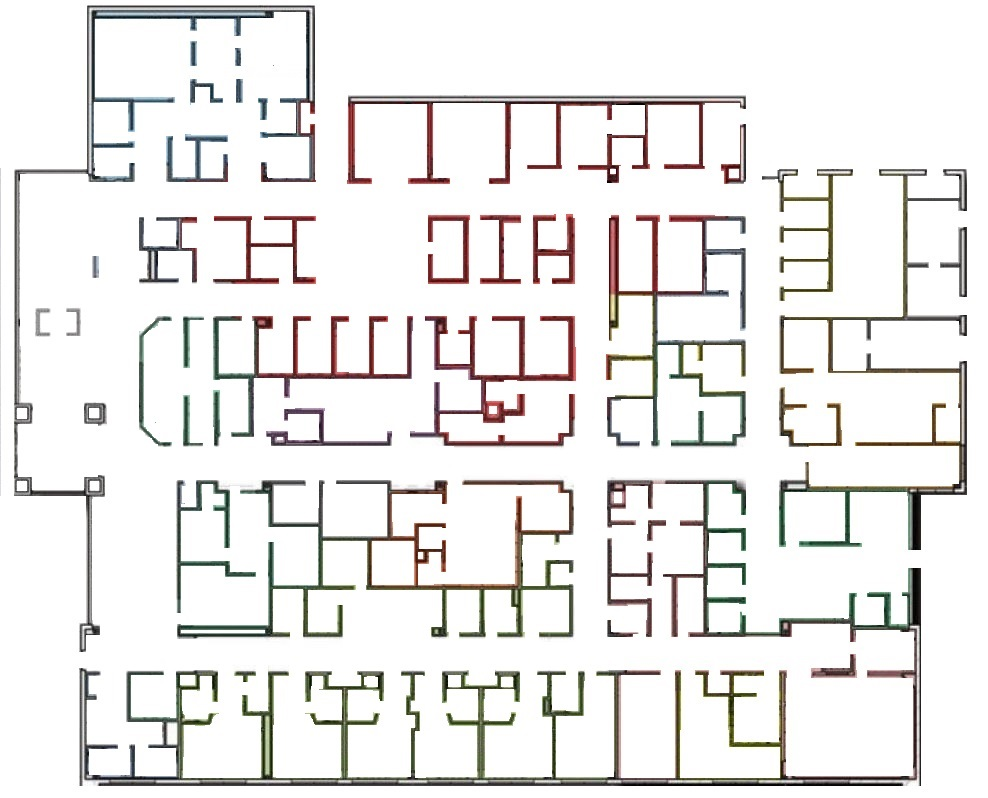
#> input picture photo.jpg, 988 x 798 px
$ python map.py
#> lines starting #> are read from the running program, lines starting #| are printed output that depends on the picture; after the words box and inside, x2 and y2 are one past the last pixel; in counts of white or black regions, pixels touching at a corner belong together
# Adrienne Loc and Parisa Aghazadeh
# CSC 362: Artificial Intelligence
# May 7, 2024
# Final project: Explore the differences between the A* algorithm and Dijkstra
#                algorithm by simulating a nurse robot that has to draw paths
#                to different wards


import cv2
import numpy as np
import tkinter as tk


# Load and process the image
image_path = './photo.jpg'
image = cv2.imread(image_path, cv2.IMREAD_GRAYSCALE)
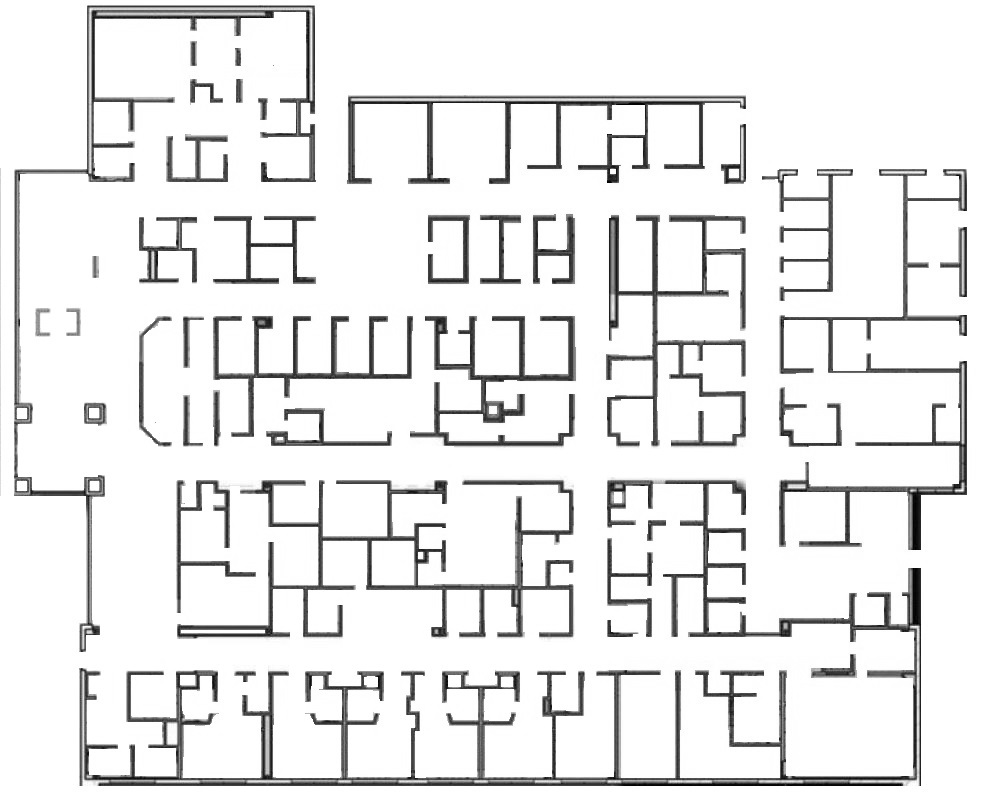
#> image: shape (798, 988); min 0, max 255, mean 233.4
resized_image = cv2.resize(image, (0, 0), fx=1 / 4, fy=1 / 4)
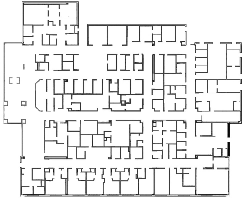
#> resized_image: shape (200, 247); min 4, max 255, mean 233.6
_, bin_image = cv2.threshold(resized_image, 230, 255, cv2.THRESH_BINARY_INV)
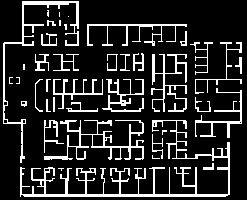
#> bin_image: shape (200, 247); 15.7% white in thin lines or dots
bin_image[bin_image == 255] = 1
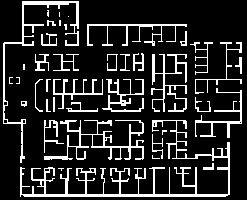
#> bin_image: shape (200, 247); values 0 (black) and 1 (white), 15.7% white in thin lines or dots
# bin_image.shape is (200, 247)

bin_image_int = bin_image.astype(int)
np.savetxt('bin_image.txt', bin_image_int, fmt='%d')

# Assuming bin_image is already defined
bin_image_shape = bin_image.shape
#> bin_image_shape = (200, 247)

# Define the size of each cell in the grid
cell_size = 3

# List to store selected cells' positions
selected_cells = []
internal_cells = []
all_cells = []
# Variable to store the currently selected cell
current_cell = None


# Function to handle cell selection
# [110 lines left out: functions cell_clicked, handle_keyboard, calculate_bounding_box, select_internal_cells, clear_selection, print_selected_cells, not called in this run]


# Create a Tkinter application
root = tk.Tk()
root.title("Binary Image Grid")

# Create a canvas to draw the grid
canvas = tk.Canvas(root, width=bin_image_shape[1] * cell_size, height=bin_image_shape[0] * cell_size)
canvas.pack()

# Draw rectangles based on the binary image
for i in range(bin_image_shape[0]):
    for j in range(bin_image_shape[1]):
        color = 'black' if bin_image[i, j] == 1 else 'white'
        canvas.create_rectangle(j * cell_size, i * cell_size, (j + 1) * cell_size, (i + 1) * cell_size, fill=color)

# Bind mouse click event to cell_clicked function
canvas.bind("<Button-1>", cell_clicked)

# Bind keyboard event to handle_keyboard function
root.bind("<Key>", handle_keyboard)

# Create a button to select internal cells
select_internal_button = tk.Button(root, text="Select Internal Cells", command=select_internal_cells)
select_internal_button.pack()

# Create an entry to input a number
text_box = tk.Entry(root)
text_box.pack()

# Create a button to clear selection
# `clear_button = tk.Button(root, text="Clear Selection", command=clear_selection)
# clear_button.pack()`

# Create a button to print selected cells
print_button = tk.Button(root, text="Print Selected Cells", command=print_selected_cells)
print_button.pack()

clear_button = tk.Button(root, text="Clear Selected Cells", command=clear_selection)
clear_button.pack()


# Run the Tkinter event loop
root.mainloop()

# # print(bin_image.shape)
# # Display the images
# plt.figure(figsize=(15, 5))
#
# # Original Image
# plt.subplot(1, 2, 1)
# plt.title('Original Image')
# plt.imshow(cv2.cvtColor(original_image, cv2.COLOR_BGR2RGB))
#
# # Resized Image
# plt.subplot(1, 2, 2)
# plt.title('Binarized Image')
# plt.imshow(bin_image, cmap='gray')
#
# plt.show()

$ run again, with floorplan1_nolegend.JPG copied over photo.jpg
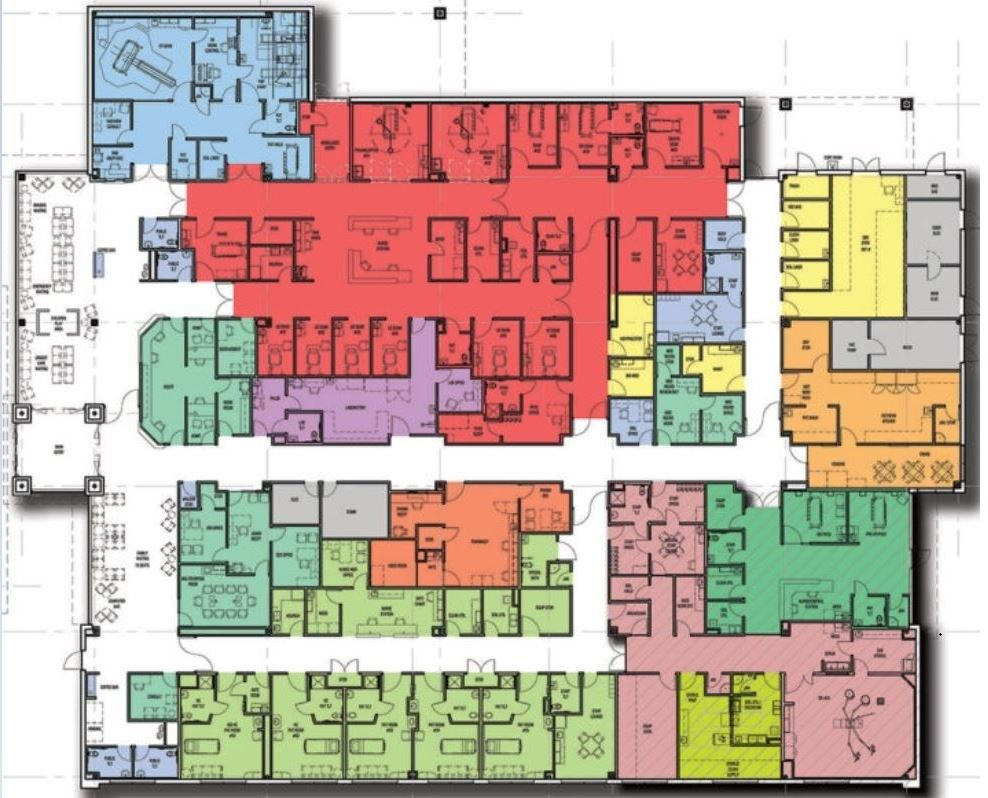
#> input picture floorplan1_nolegend.JPG, 988 x 798 px
#> `resized_image = cv2.resize(image, (0, 0), fx=1 / 4, fy=1 / 4)`:
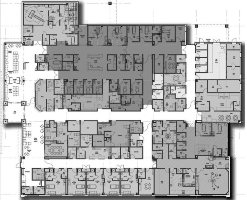
#> resized_image: shape (200, 247); min 3, max 255, mean 180.3
#> `_, bin_image = cv2.threshold(resized_image, 230, 255, cv2.THRESH_BINAR..`:
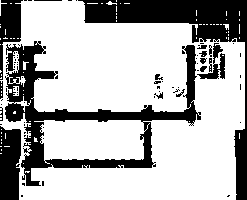
#> bin_image: shape (200, 247); 69.9% white; 74 black regions (57 under 20 px), largest, box (x1, y1, x2, y2) and area: (5, 41, 201, 186) 6111, (78, 0, 247, 200) 5554, (0, 126, 21, 200) 1377
